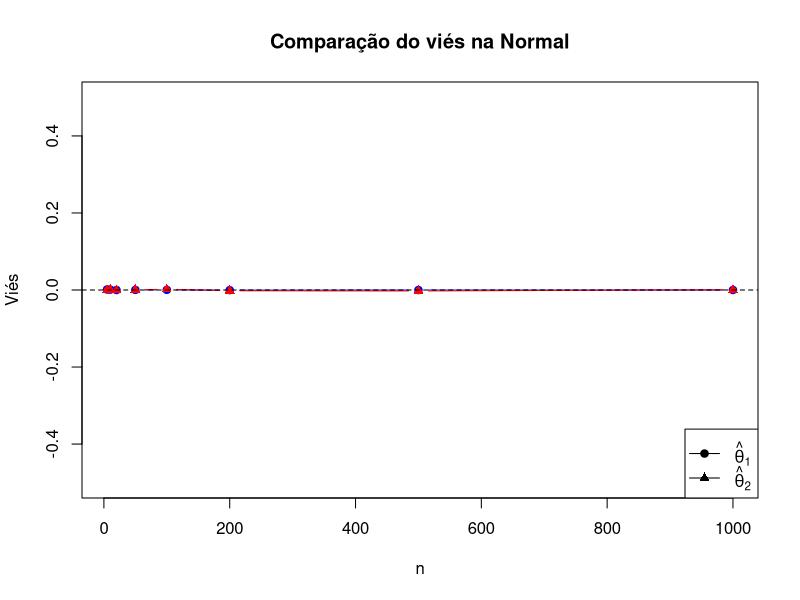
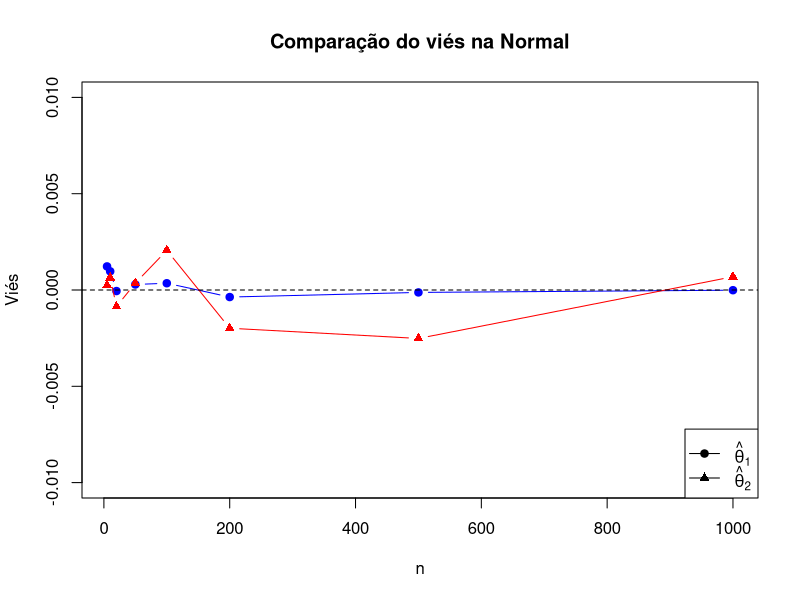
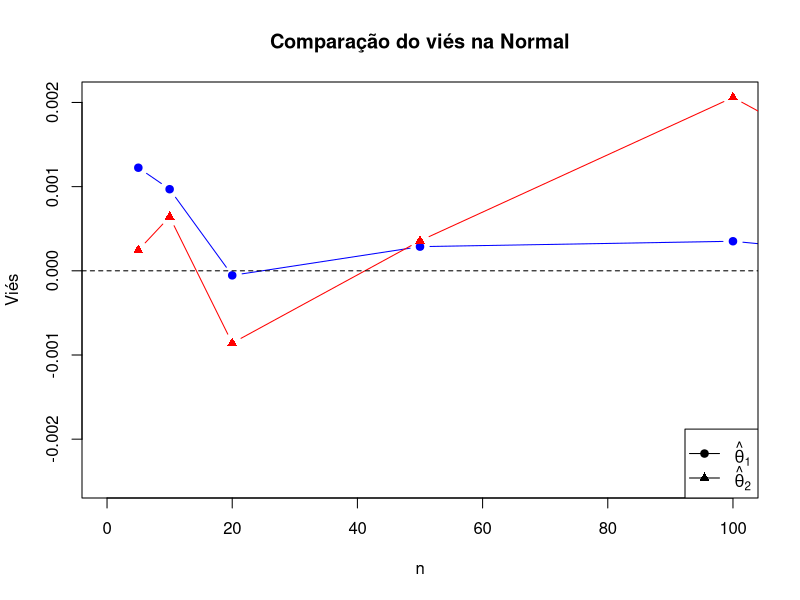
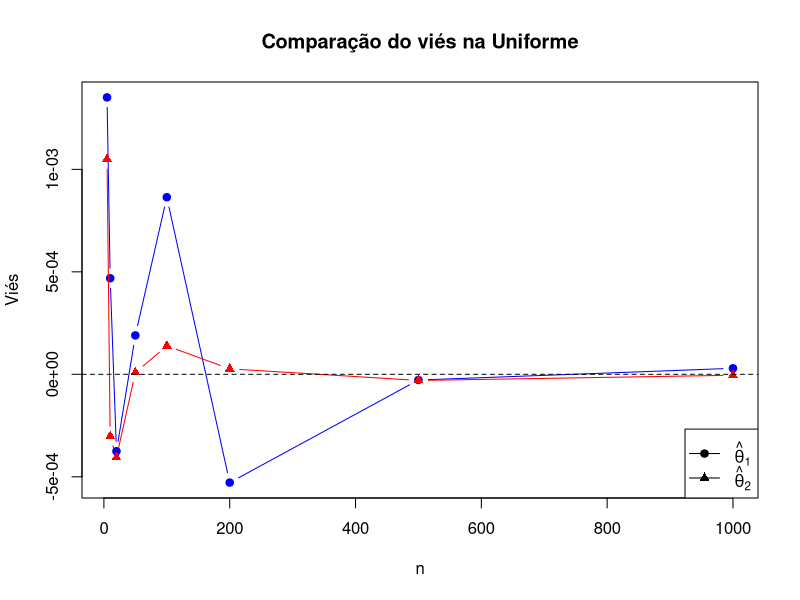
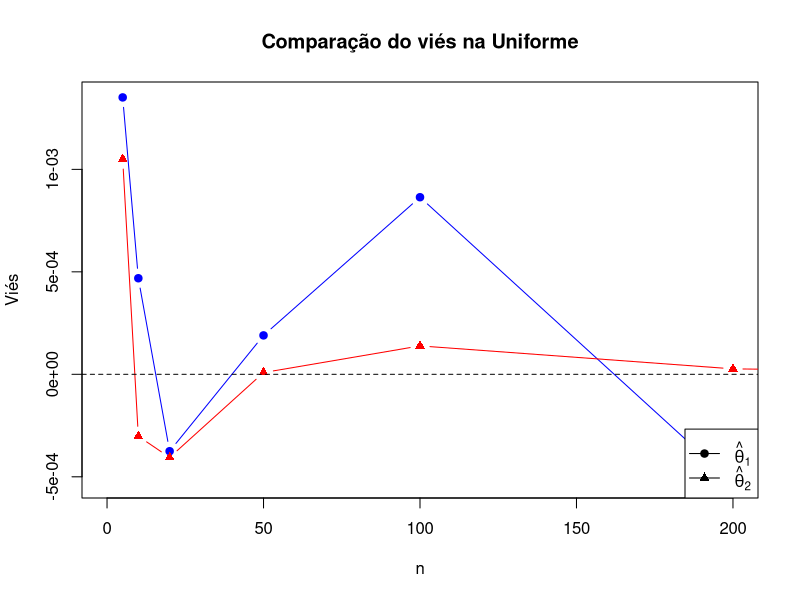
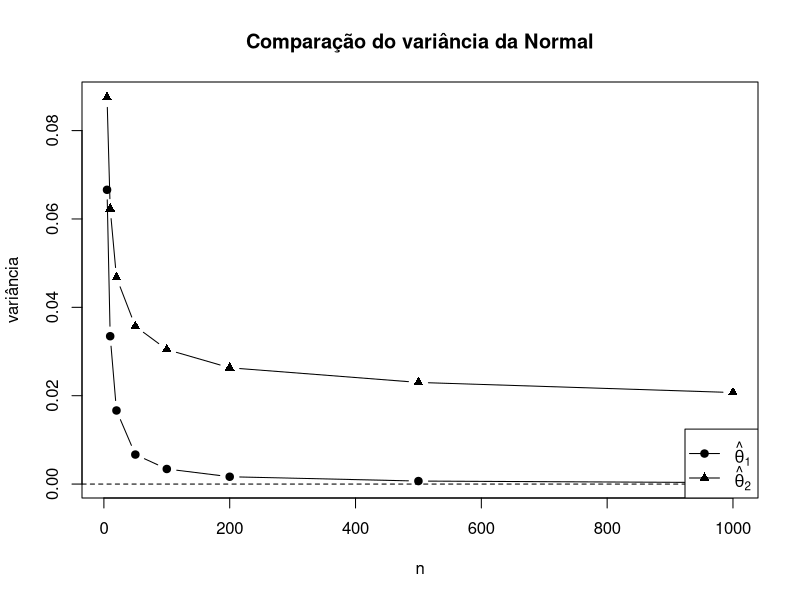
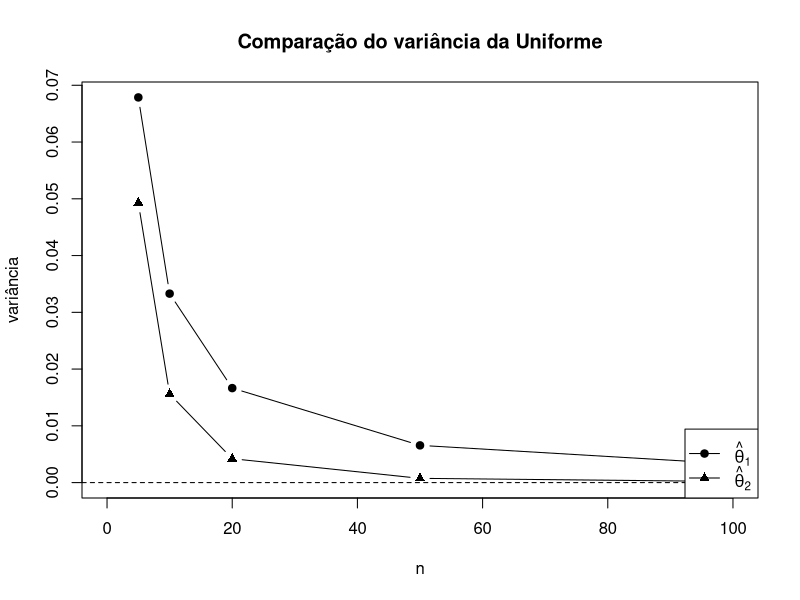
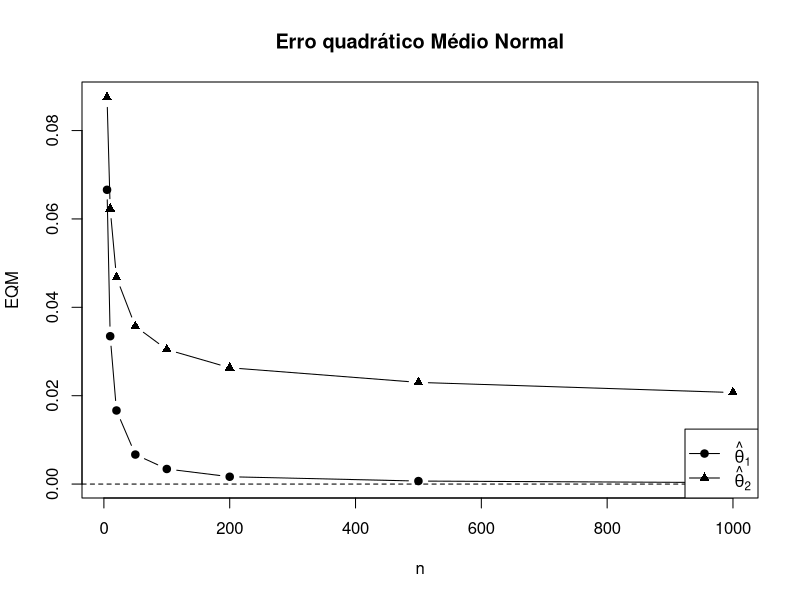

These figures' R source, in order:
## ---- chunk 1
n_vals <- c(5, 10, 20, 50, 100, 200, 500, 1000)
B <- 10000
#Parâmetros
mu <- 0
sigma2 <- 1/3
sigma <- sqrt(sigma2)

## ---- chunk 2
#| echo: true
resultados <- data.frame(
  n = integer(),
  vies_t1 = numeric(),
  var_t1 = numeric(),
  eqm_t1 = numeric(),
  vies_t2 = numeric(),
  var_t2 = numeric(),
  eqm_t2 = numeric()
)

for (n in n_vals) {
  
  est_t1 <- numeric(B)
  est_t2 <- numeric(B)
  
  for (b in 1:B) {
    x <- rnorm(n, mean = mu, sd = sigma)
    
    # X_barra
    est_t1[b] <- mean(x)
    
    # theta 2(ponto médio)
    est_t2[b] <- (max(x)+min(x))/2
  }
  
  # medidas empíricas
 
  vies_t1 <- mean(est_t1) - mu
  var_t1  <- var(est_t1)
  eqm_t1  <- mean((est_t1 - mu)^2)  # ou mean(est_t1^2)
  
  vies_t2 <- mean(est_t2) - mu
  var_t2  <- var(est_t2)
  eqm_t2  <- mean((est_t2 - mu)^2)
  
  resultados <- rbind(resultados,
                      data.frame(
                        n = n,
                        vies_t1 = vies_t1,
                        var_t1 = var_t1,
                        eqm_t1= eqm_t1,
                        vies_t2 = vies_t2,
                        var_t2 = var_t2,
                        eqm_t2 = eqm_t2
                      ))
}
cat("Resultados para Normal\n")
print(resultados)

## ---- chunk 3
a1 <--1 
a2 <- 1
## ---- chunk 4
#| echo: true
resultados2 <- data.frame(
  n = integer(),
  vies_t1 = numeric(),
  var_t1 = numeric(),
  eqm_t1 = numeric(),
  vies_t2 = numeric(),
  var_t2 = numeric(),
  eqm_t2 = numeric()
)

for (n in n_vals) {
  
  est_t1 <- numeric(B)
  est_t2 <- numeric(B)
  
  for (b in 1:B) {
    x <- runif(n, min = a1, max = a2)
    
  
    est_t1[b] <- mean(x)
    
    
    est_t2[b] <- (max(x)+min(x))/2
  }
  
 
  vies_t1 <- mean(est_t1) - 0 
  var_t1  <- var(est_t1)
  eqm_t1  <- mean((est_t1 - 0)^2)  
  
  vies_t2 <- mean(est_t2) - 0
  var_t2  <- var(est_t2)
  eqm_t2  <- mean((est_t2 - 0)^2)
  
  resultados2 <- rbind(resultados2,
                      data.frame(
                        n = n,
                        vies_t1 = vies_t1,
                        var_t1 = var_t1,
                        eqm_t1= eqm_t1,
                        vies_t2 = vies_t2,
                        var_t2 = var_t2,
                        eqm_t2 = eqm_t2
                      ))
}
cat("Resultados para Uniforme\n")
print(resultados2)

## ---- chunk 5

plot(resultados$n, resultados$vies_t1, type = "b", pch = 19,col="blue",
     ylim = c(-0.5,0.5),
     xlab = "n", ylab = "Viés",
     main = "Comparação do viés na Normal")

lines(resultados$n, resultados$vies_t2, type = "b", pch = 17, col="red")

abline(h = 0, lty = 2)

legend("bottomright",
       legend = c(expression(hat(theta)[1]), expression(hat(theta)[2])),
       pch = c(19,17), lty = 1)
## ---- chunk 6
plot(resultados$n, resultados$vies_t1, type = "b", pch = 19,col="blue",
     ylim = c(-0.01,0.01),
     xlab = "n", ylab = "Viés",
     main = "Comparação do viés na Normal")

lines(resultados$n, resultados$vies_t2, type = "b", pch = 17, col="red")

abline(h = 0, lty = 2)

legend("bottomright",
       legend = c(expression(hat(theta)[1]), expression(hat(theta)[2])),
       pch = c(19,17), lty = 1)
## ---- chunk 7
plot(resultados$n, resultados$vies_t1, type = "b", pch = 19,col="blue",
     xlim = c(0,100),
     ylim = range(c(resultados$vies_t1,resultados$vies_t2)),
     xlab = "n", ylab = "Viés",
     main = "Comparação do viés na Normal")

lines(resultados$n, resultados$vies_t2, type = "b", pch = 17, col="red")

abline(h = 0, lty = 2)

legend("bottomright",
       legend = c(expression(hat(theta)[1]), expression(hat(theta)[2])),
       pch = c(19,17), lty = 1)
## ---- chunk 8

plot(resultados2$n, resultados2$vies_t1, type = "b", pch = 19,col="blue",
     ylim = range(c(resultados2$vies_t1, resultados2$vies_t2)),
     xlab = "n", ylab = "Viés",
     main = "Comparação do viés na Uniforme")

lines(resultados2$n, resultados2$vies_t2, type = "b", pch = 17,col="red")

abline(h = 0, lty = 2)

legend("bottomright",
       legend = c(expression(hat(theta)[1]), expression(hat(theta)[2])),
       pch = c(19,17), lty = 1)
## ---- chunk 9
plot(resultados2$n, resultados2$vies_t1, type = "b", pch = 19,col="blue",
     xlim = c(0,200),
     ylim = range(c(resultados2$vies_t1, resultados2$vies_t2)),
     xlab = "n", ylab = "Viés",
     main = "Comparação do viés na Uniforme")

lines(resultados2$n, resultados2$vies_t2, type = "b", pch = 17,col="red")

abline(h = 0, lty = 2)

legend("bottomright",
       legend = c(expression(hat(theta)[1]), expression(hat(theta)[2])),
       pch = c(19,17), lty = 1)
## ---- chunk 10
plot(resultados$n, resultados$var_t1, type = "b", pch = 19,
     ylim = range(c(resultados$var_t1, resultados$var_t2)),
     xlab = "n", ylab = "variância",
     main = "Comparação do variância da Normal")

lines(resultados$n, resultados$var_t2, type = "b", pch = 17)

abline(h = 0, lty = 2)

legend("bottomright",
       legend = c(expression(hat(theta)[1]), expression(hat(theta)[2])),
       pch = c(19,17), lty = 1)
## ---- chunk 11
plot(resultados2$n, resultados2$var_t1, type = "b", pch = 19,
     xlim = c(0,100),
     ylim = range(c(resultados2$var_t1, resultados2$var_t2)),
     xlab = "n", ylab = "variância",
     main = "Comparação do variância da Uniforme")

lines(resultados2$n, resultados2$var_t2, type = "b", pch = 17)

abline(h = 0, lty = 2)

legend("bottomright",
       legend = c(expression(hat(theta)[1]), expression(hat(theta)[2])),
       pch = c(19,17), lty = 1)
## ---- chunk 12
plot(resultados$n, resultados$eqm_t1, type = "b", pch = 19,
     ylim = range(c(resultados$eqm_t1, resultados$eqm_t2)),
     xlab = "n", ylab = "EQM",
     main = "Erro quadrático Médio Normal")

lines(resultados$n, resultados$eqm_t2, type = "b", pch = 17)

abline(h = 0, lty = 2)

legend("bottomright",
       legend = c(expression(hat(theta)[1]), expression(hat(theta)[2])),
       pch = c(19,17), lty = 1)
## ---- chunk 13
plot(resultados2$n, resultados2$eqm_t1, type = "b", pch = 19,
     ylim = range(c(resultados2$eqm_t1, resultados2$eqm_t2)),
     xlab = "n", ylab = "EQM",
     main = "Erro quadrático Médio Uniforme")

lines(resultados2$n, resultados2$eqm_t2, type = "b", pch = 17)

abline(h = 0, lty = 2)

legend("bottomright",
       legend = c(expression(hat(theta)[1]), expression(hat(theta)[2])),
       pch = c(19,17), lty = 1)
